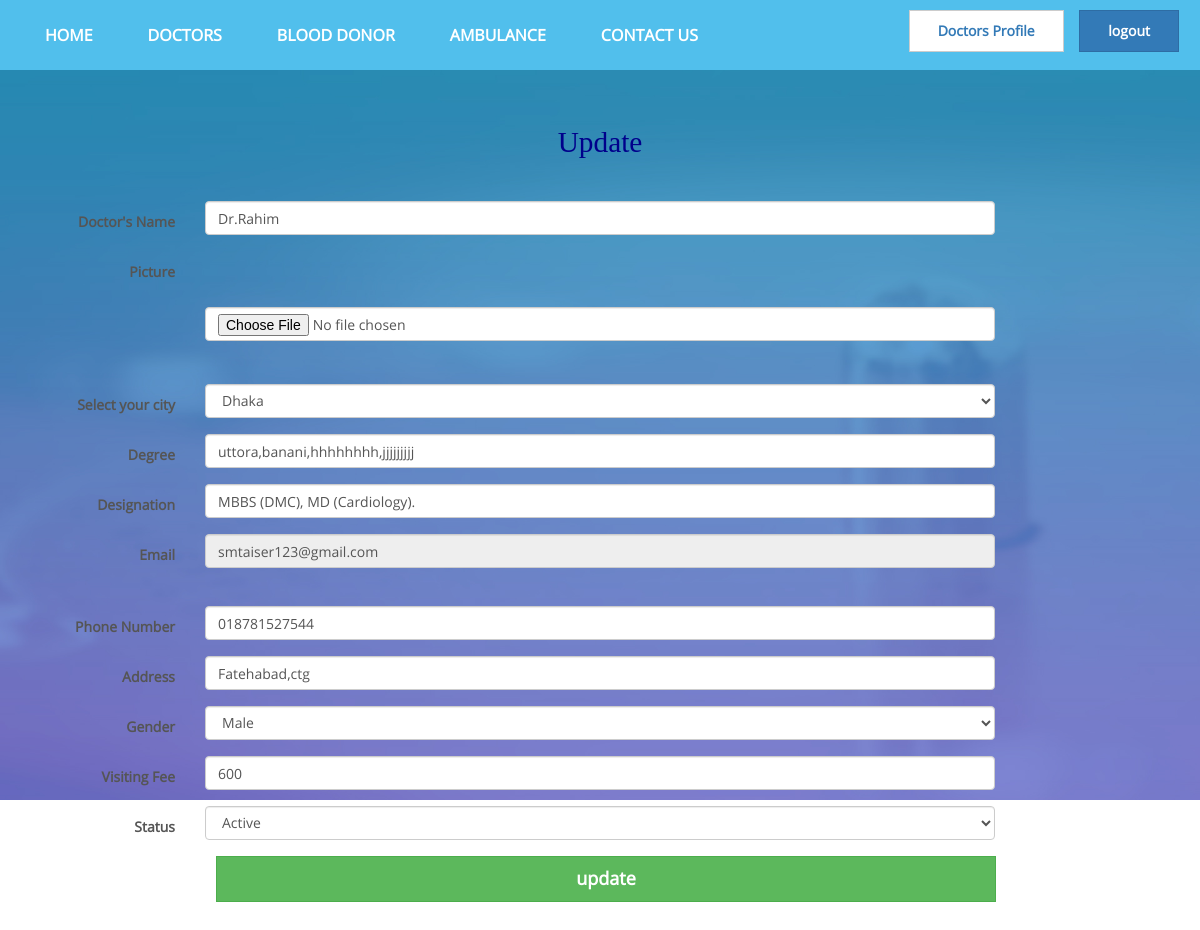
The page /views/Doctor/Profile/edit.php?id=71 (signed in) on the database its author committed.
### tables this page shows
CREATE TABLE `doctors` (
  `id` int(11) NOT NULL,
  `name` varchar(44) NOT NULL,
  `pic` varchar(100) NOT NULL,
  `city` varchar(255) NOT NULL,
  `degree` text NOT NULL,
  `designation` varchar(80) NOT NULL,
  `category` varchar(50) NOT NULL,
  `email` varchar(50) NOT NULL,
  `password` varchar(111) NOT NULL,
  `phone` varchar(50) NOT NULL,
  `address` varchar(50) NOT NULL,
  `gender` varchar(50) NOT NULL,
  `visiting_fee` int(5) NOT NULL,
  `bmdc_reg_no` int(11) NOT NULL,
  `confirm` int(11) NOT NULL DEFAULT '0',
  `is_active` varchar(10) NOT NULL DEFAULT 'Yes',
  `email_verified` varchar(111) DEFAULT 'yes'
);

### src/Model/Database.php (called while the page is built, shortened)
<?php
class Database{
    public $username="root";
    public $password="";
    public function __construct()
    {
        try {
            $this->conn = new PDO("mysql:host=localhost;dbname=doctor-information", $this->username, $this->password);
        }
        catch(PDOException $e) {
            echo $e->getMessage();
        }
    }
}

### src/Doctor/Doctor.php (called while the page is built, shortened)
<?php
class Doctor extends DB{
    public $email="";
    public function prepare($data=array()){
        if(array_key_exists('email',$data)){
            $this->email=$data['email'];
        }
        return $this;
    }
    public function view_profile($fetchMode="ASSOC"){
        $STH = $this->conn->query("SELECT * from doctors where email='$this->email'");
        $STH->setFetchMode(PDO::FETCH_OBJ);
        $singleUser  = $STH->fetch();
        return $singleUser;
    }
}

### views/Doctor/Profile/edit.php (the view, shortened to what this page needs)
<?php
$objDoctor = new  Doctor();
$objDoctor->prepare($_SESSION);
$singleUser = $objDoctor->view_profile();
?>
<!DOCTYPE html>
<html>
<head>
    <link rel="stylesheet" href="../../../css/bootstrap.min.css">
    <link rel="stylesheet" href="../../../css/font-awesome.min.css">
    <link rel="stylesheet" href="../../../css/style.css">
</head>
<body>
                <div id="message" >
                </div>
<br>
    <h1 class="animate-flicker" style="text-align:center;font-weight:normal;font-size:22pt;color:darkblue;font-family: Georgia,serif">Update</h1>
	<br>
<div>
    <form class="form-horizontal" action="update.php" method="post" enctype="multipart/form-data" >
        <div class="form-group">
            <label class="control-label col-sm-2" for="fname">Doctor's Name</label>
            <div class="col-sm-8">
                <input type="text" class="form-control" id="fname" name="name" value="<?php echo $singleUser->name; ?>" placeholder="Doctor's name">
            </div>
        </div>
        <div class="form-group">
            <label class="control-label col-sm-2" for="fname">Picture</label>
            <div class="col-sm-8">
                <input type="hidden" class="form-control" id="fname" name="pic_old" value="<?php echo $singleUser->pic ?>" style="width:100px; height:100px;" alt="" /><br /><br>
                <input type="file" class="form-control" id="fname" name="pic_new" accept=".png, .jpg"   ><br>
            </div>
        </div>
        <div class="form-group">
            <label class="control-label col-sm-2" for="lname">Select your city</label>
            <div class="col-sm-8">
                <select class="form-control" id="country"
                        name="city"  >
                    <option value="Dhaka" <?php if($singleUser->city == "Dhaka") { ?>selected="selected"<?php  }  ?>>Dhaka </option>
                </select>
            </div>
        </div>
        <div class="form-group">
            <label class="control-label col-sm-2" for="lname">Degree</label>
            <div class="col-sm-8">
                <input type="text" class="form-control" id="lname" name="degree" value="<?php echo $singleUser->degree; ?>" placeholder=" degree">
            </div>
        </div>
        <div class="form-group">
            <label class="control-label col-sm-2" for="lname">Designation</label>
            <div class="col-sm-8">
                <input type="text" class="form-control" id="lname" name="designation" value="<?php echo $singleUser->designation; ?>" placeholder="Designation">
            </div>
        </div>
        <div class="form-group">
            <label class="control-label col-sm-2" for="lname">Email</label>
            <div class="col-sm-8">
                <input type="text" class="form-control" id="lname" name="email"  readonly="readonly" value="<?php echo $singleUser->email; ?>" placeholder="Email">
            </div>
        </div>
        <div class="form-group">
            <label class="control-label col-sm-2" for="lname"></label>
            <div class="col-sm-8">
            </div>
        </div>
        <div class="form-group">
            <label class="control-label col-sm-2" for="lname">Phone Number</label>
            <div class="col-sm-8">
                <input type="text" class="form-control" id="lname" name="phone" value="<?php echo $singleUser->phone; ?>" placeholder="Phone Number">
            </div>
        </div>
        <div class="form-group">
            <label class="control-label col-sm-2" for="lname">Address</label>
            <div class="col-sm-8">
                <input type="text" class="form-control" id="lname" name="address" value="<?php echo $singleUser->address; ?>" placeholder="Address">
            </div>
        </div>
        <div class="form-group">
            <label class="control-label col-sm-2" for="lname">Gender</label>
            <div class="col-sm-8">
                <select class="form-control" id="country" name="gender">
                    <option value="male" <?php if($singleUser->gender == "male") { ?>selected="selected"<?php  }?>>Male</option>
                </select>
            </div>
        </div>
        <div class="form-group">
            <label class="control-label col-sm-2" for="lname">Visiting Fee</label>
            <div class="col-sm-8">
                <input type="text" class="form-control" id="lname" name="visiting_fee" value="<?php echo $singleUser->visiting_fee; ?>" placeholder="Visiting Fee">
            </div>
        </div>
        <div class="form-group">
            <label class="control-label col-sm-2" for="lname">Status</label>
            <div class="col-sm-8">
                <select class="form-control" id="country" name="is_active">
                    <option value="Yes" <?php if($singleUser->is_active == "Yes") { ?>selected="selected"<?php  }?>>Active</option>
                </select>
            </div>
        </div>
        <div class="text-center col-md-12">
            <div class="col-sm-2"></div>
            <input class="btn btn-lg btn-success col-sm-8" type="submit" value="update">
        </div>
    </form>
</div>
</body>
</html>

### css/style.css (style rules this page uses)
*, *:after, *:before { box-sizing: border-box; }
h1, h2, h3, h4, h5, h6 { font-family: "OpenSans-Regular", sans-serif; font-weight: 700; margin: 0 0 15px; color: #333333; }
html, body { height: 100% }
body { font-family: "OpenSans-Regular", sans-serif; font-size: 14px; line-height: 2; color: #555555; font-weight: 400; }
.btn { border-radius: 0; margin: 0 6px; padding: 10px 28px; font-weight: 700; -webkit-transition: .4s; transition: .4s; }

### views/Doctor/Profile/edit.php (style rules this page uses)
.animate-flicker { animation: fadeIn 1s infinite alternate; }

### rows shown on the page
doctors: name "Dr.Rahim", city "Dhaka", degree "uttora,banani,hhhhhhhh,jjjjjjjjj", designation "MBBS (DMC), MD (Cardiology).", email "smtaiser123@gmail.com", phone "018781527544", address "Fatehabad,ctg", gender "Male", visiting_fee "600", is_active "Active"
